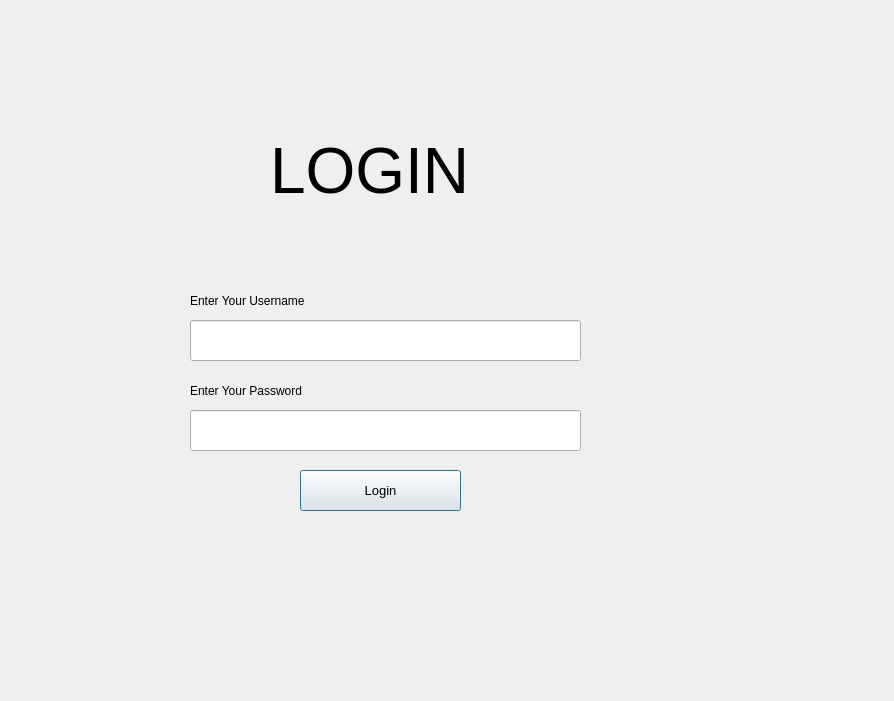
<?xml version="1.0" encoding="UTF-8"?>
<ui version="4.0">
 <class>Dialog</class>
 <widget class="QDialog" name="Dialog">
  <property name="geometry">
   <rect>
    <x>0</x>
    <y>0</y>
    <width>894</width>
    <height>701</height>
   </rect>
  </property>
  <property name="windowTitle">
   <string>Dialog</string>
  </property>
  <widget class="QLineEdit" name="passwordInput">
   <property name="geometry">
    <rect>
     <x>190</x>
     <y>410</y>
     <width>391</width>
     <height>41</height>
    </rect>
   </property>
   <property name="inputMask">
    <string/>
   </property>
   <property name="text">
    <string/>
   </property>
   <property name="echoMode">
    <enum>QLineEdit::Password</enum>
   </property>
  </widget>
  <widget class="QLabel" name="label">
   <property name="geometry">
    <rect>
     <x>270</x>
     <y>120</y>
     <width>231</width>
     <height>101</height>
    </rect>
   </property>
   <property name="font">
    <font>
     <pointsize>48</pointsize>
    </font>
   </property>
   <property name="text">
    <string>LOGIN</string>
   </property>
  </widget>
  <widget class="QLabel" name="label_3">
   <property name="geometry">
    <rect>
     <x>190</x>
     <y>380</y>
     <width>141</width>
     <height>21</height>
    </rect>
   </property>
   <property name="text">
    <string>Enter Your Password</string>
   </property>
  </widget>
  <widget class="QLabel" name="alertLabel">
   <property name="geometry">
    <rect>
     <x>220</x>
     <y>230</y>
     <width>291</width>
     <height>41</height>
    </rect>
   </property>
   <property name="text">
    <string/>
   </property>
   <property name="alignment">
    <set>Qt::AlignCenter</set>
   </property>
  </widget>
  <widget class="QLabel" name="label_4">
   <property name="geometry">
    <rect>
     <x>190</x>
     <y>290</y>
     <width>141</width>
     <height>21</height>
    </rect>
   </property>
   <property name="text">
    <string>Enter Your Username</string>
   </property>
  </widget>
  <widget class="QPushButton" name="loginBtn">
   <property name="geometry">
    <rect>
     <x>300</x>
     <y>470</y>
     <width>161</width>
     <height>41</height>
    </rect>
   </property>
   <property name="font">
    <font>
     <pointsize>10</pointsize>
    </font>
   </property>
   <property name="text">
    <string>Login</string>
   </property>
  </widget>
  <widget class="QLineEdit" name="userNameInput">
   <property name="geometry">
    <rect>
     <x>190</x>
     <y>320</y>
     <width>391</width>
     <height>41</height>
    </rect>
   </property>
   <property name="text">
    <string/>
   </property>
  </widget>
 </widget>
 <resources/>
 <connections/>
</ui>
